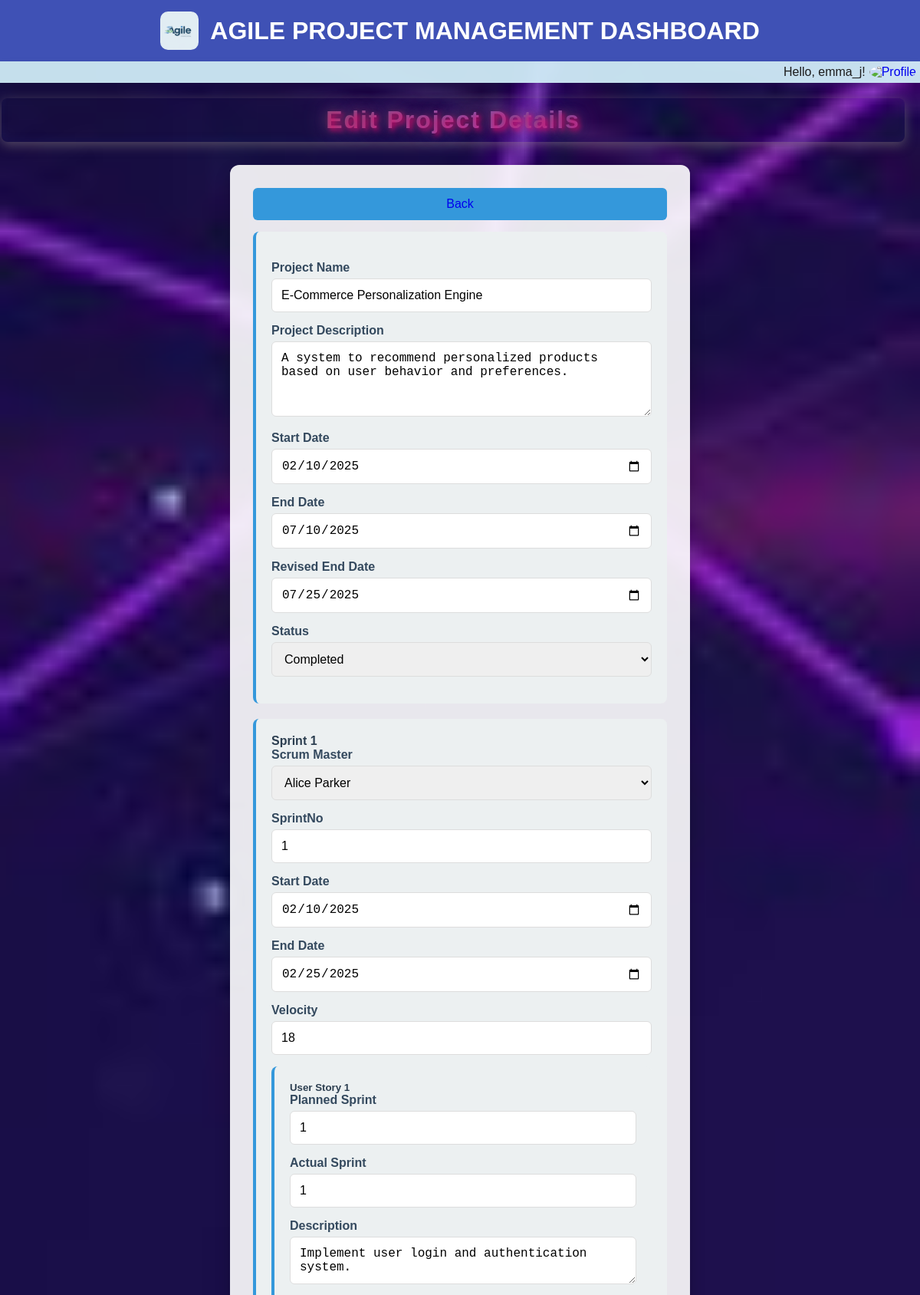
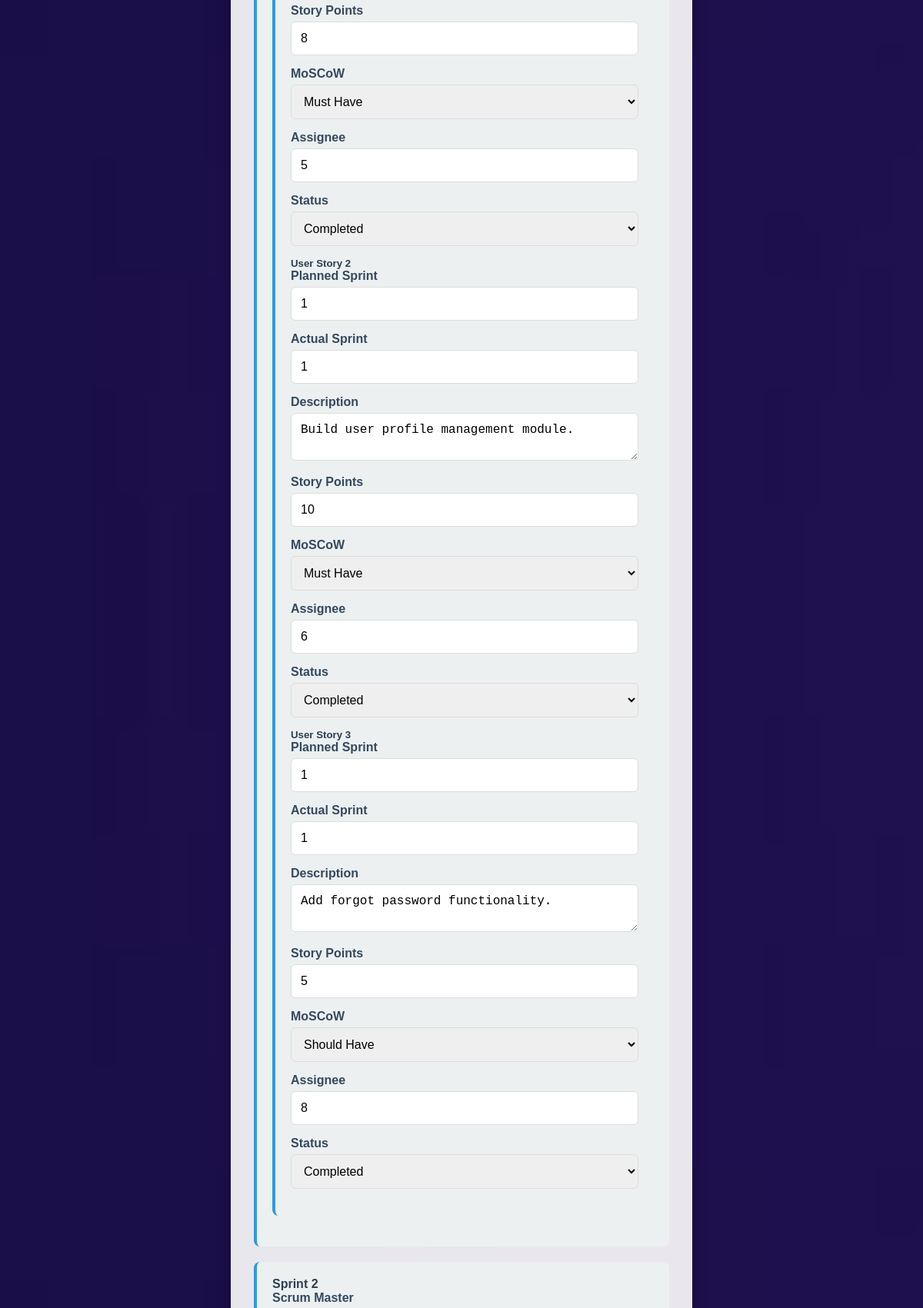
/editproject/2 (signed in, upper part), run on the app's committed database (2 pictures, top to bottom).
### models.py (models this page shows, shortened)
class ProjectDetails(db.Model):
    __tablename__ = 'ProjectDetails'
    ProjectId = db.Column(db.Integer, primary_key=True, autoincrement=True)
    ProductOwnerId = db.Column(db.Integer, db.ForeignKey('ProductOwner.ProductOwnerId'), nullable=False)
    ProjectName = db.Column(db.String(255), nullable=False)
    ProjectDescription = db.Column(db.Text)
    StartDate = db.Column(db.Date, nullable=False)
    EndDate = db.Column(db.Date, nullable=False)
    RevisedEndDate = db.Column(db.Date)
    Status = db.Column(db.String(100), default="Not Started")
    sprints = db.relationship('SprintCalendar', backref='project', lazy=True)
    user_stories = db.relationship('UserStories', backref='project', lazy=True)

class SprintCalendar(db.Model):
    __tablename__ = 'SprintCalendar'
    SprintId = db.Column(db.Integer, primary_key=True, autoincrement=True)
    ProjectId = db.Column(db.Integer, db.ForeignKey('ProjectDetails.ProjectId'), nullable=False)
    ScrumMasterID = db.Column(db.Integer, db.ForeignKey('ScrumMasters.ScrumMasterID'), nullable=True)
    SprintNo = db.Column(db.Integer, nullable=True)
    StartDate = db.Column(db.Date, nullable=False)
    EndDate = db.Column(db.Date, nullable=False)
    Velocity = db.Column(db.Integer, default=0)
    scrum_master = db.relationship('ScrumMasters', backref='sprints')
    user_stories = db.relationship('UserStories', backref='sprint', lazy=True)

class UserStories(db.Model):
    __tablename__ = 'UserStories'
    UserStoryID = db.Column(db.Integer, primary_key=True, autoincrement=True)
    ProjectId = db.Column(db.Integer, db.ForeignKey('ProjectDetails.ProjectId'), nullable=False)
    SprintId = db.Column(db.Integer, db.ForeignKey('SprintCalendar.SprintId'), nullable=True)
    PlannedSprint = db.Column(db.Integer, nullable=False)
    ActualSprint = db.Column(db.Integer, nullable=False)
    Description = db.Column(db.Text, nullable=False)
    StoryPoint = db.Column(db.Integer, nullable=False)
    MOSCOW = db.Column(db.String(50), nullable=False)
    Assignee = db.Column(db.String(255))
    Status = db.Column(db.String(100), default="Not Started")

### main.py (the view, shortened to what this page needs)
@app.route("/editproject/<int:project_id>", methods=["GET", "POST"])
def edit_project(project_id):
    if request.method == "GET":
        try:
            project = ProjectDetails.query.filter_by(ProjectId=project_id).first()
            scrum_masters = get_all_scrum_masters()
            print(scrum_masters)
            if not project:
                return jsonify({"error": "Project not found"}), 404
            project_data = {
                "ProjectId": project.ProjectId,
                "ProductOwnerId": project.ProductOwnerId,
                "ProjectName": project.ProjectName,
                "ProjectDescription": project.ProjectDescription,
                "StartDate": project.StartDate,
                "EndDate": project.EndDate,
                "RevisedEndDate": project.RevisedEndDate,
                'Status':project.Status,
                "sprints": [
                    {
                        "SprintId": sprint.SprintId,
                        "SprintNo": sprint.SprintNo,
                        "ScrumMasterID": sprint.ScrumMasterID,
                        "StartDate": sprint.StartDate,
                        "EndDate": sprint.EndDate,
                        "Velocity": sprint.Velocity,
                        "user_stories": [
                            {
                                "PlannedSprint": story.PlannedSprint,
                                "ActualSprint": story.ActualSprint,
                                "Description": story.Description,
                                "StoryPoint": story.StoryPoint,
                                "MOSCOW": story.MOSCOW,
                                "Assignee": story.Assignee,
                                "Status": story.Status,
                            }
                            for story in sprint.user_stories
                        ],
                    }
                    for sprint in project.sprints
                ],
            }
            print(session['role'],session['uid'])
            return render_template(
                "edit_project.html",
                project=project_data,
                scrum_masters=scrum_masters,
                user_name=session['username'],
                user_role=session['role'],
                user_id=session['uid']
            )
        except Exception as e:
            return jsonify({"error": str(e)}), 500
    return render_template(
        "edit_project.html", project=project, scrum_masters=scrum_masters
    )

### main.py (called while the page is built)
def get_all_scrum_masters():
    scrum_masters = ScrumMasters.query.all()  # Assuming ScrumMaster is your model
    return [{"id": sm.ScrumMasterID, "name": sm.Name} for sm in scrum_masters]

### templates/edit_project.html (shortened to what this page needs)
<!DOCTYPE html>
<html lang="en">
<head>
    <link rel="stylesheet" type="text/css" href="{{ url_for('static', filename='css/edit.css') }}">
</head>
<body>
        <div class="header">
            <img
                  src="{{ url_for('static',filename='images/logo3.jpg') }}"
                  alt="Logo"
                  class="profile-pic"
              />
          <h1>AGILE PROJECT MANAGEMENT DASHBOARD</h1>
        </div>
        <div class="top-bar">
          <div class="greeting">
            <span>Hello, {{ user_name }}!</span>
            <div class="dropdown">
              <a href="{{url_for('auth.login')}}"
                ><img
                  src="{{ url_for('static', filename=current_user.profile_picture) }}"
                  alt="Profile"
                  class="profile-pic"
              /></a>
            </div>
          </div>
        </div>
    <div id="form-container">
        <h1 id="edit">Edit Project Details</h1>
        <form method="POST">
            <button class="back-button"><a href="/projects/{{user_role}}/{{user_id}}">Back</a></button>
            <div class="sprint-section">
                <br/>
                <label for="project_name">Project Name</label>
                <input type="text" id="project_name" name="project_name" value="{{ project['ProjectName'] }}" required>
                <label for="project_description">Project Description</label>
                <textarea id="project_description" name="project_description" rows="4" required>{{ project['ProjectDescription'] }}</textarea>
                <label for="start_date">Start Date</label>
                <input type="date" id="start_date" name="start_date" value="{{ project['StartDate'] }}" required>
                <label for="end_date">End Date</label>
                <input type="date" id="end_date" name="end_date" value="{{ project['EndDate'] }}" required>
                <label for="revised_end_date">Revised End Date</label>
                <input type="date" id="revised_end_date" name="revised_end_date" value="{{ project['RevisedEndDate'] }}" >
                <label for="status">Status</label>
                <select id="status" name="status" required>
                    <option value="Completed" {% if project['Status'] == 'Completed' %}selected{% endif %}>Completed</option>
                </select>
            </div>
            <div id="sprints-container">
                {% for sprint in project['sprints'] %}
                <div class="sprint-section" id="sprint-{{ loop.index }}">
                    <h4>Sprint {{ loop.index }}</h4>
                    <label for="scrum-master-{{ loop.index }}">Scrum Master</label>
                    <select id="scrum-master-{{ loop.index }}" name="scrum_master_id_{{ loop.index }}" required>
                        {% for scrum_master in scrum_masters %}
                            <option value="{{ scrum_master.id }}"
                                    {% if scrum_master.id == sprint['ScrumMasterID'] %} selected {% endif %}>
                                {{ scrum_master.name }}
                            </option>
                        {% endfor %}
                    </select>
                    <label for="sprintNo-{{ loop.index }}">SprintNo</label>
                    <input type="number" id="sprintNo-{{ loop.index }}" name="sprintNo_{{ loop.index }}" value="{{ sprint['SprintNo'] }}" required>
                    <label for="sprint-start-date-{{ loop.index }}">Start Date</label>
                    <input type="date" id="sprint-start-date-{{ loop.index }}" name="sprint_start_date_{{ loop.index }}" value="{{ sprint['StartDate'] }}" required>
                    <label for="sprint-end-date-{{ loop.index }}">End Date</label>
                    <input type="date" id="sprint-end-date-{{ loop.index }}" name="sprint_end_date_{{ loop.index }}" value="{{ sprint['EndDate'] }}" required>
                    <label for="sprint-velocity-{{ loop.index }}">Velocity</label>
                    <input type="number" id="sprint-velocity-{{ loop.index }}" name="sprint_velocity_{{ loop.index }}" value="{{ sprint['Velocity'] }}" required>
                    <div class="user-story-section">
                        {% for user_story in sprint['user_stories'] %}
                        <h5>User Story {{ loop.index }}</h5>
                        <label for="planned-sprint-{{ loop.index }}-{{ loop.index0 }}">Planned Sprint</label>
                        <input type="number" id="planned-sprint-{{ loop.index }}-{{ loop.index0 }}" name="planned_sprint_{{ loop.index }}_{{ loop.index0 }}" value="{{ user_story['PlannedSprint'] }}" required>
                        <label for="actual-sprint-{{ loop.index }}-{{ loop.index0 }}">Actual Sprint</label>
                        <input type="number" id="actual-sprint-{{ loop.index }}-{{ loop.index0 }}" name="actual_sprint_{{ loop.index }}_{{ loop.index0 }}" value="{{ user_story['ActualSprint'] }}" required>
                        <label for="story-desc-{{ loop.index }}-{{ loop.index0 }}">Description</label>
                        <textarea id="story-desc-{{ loop.index }}-{{ loop.index0 }}" name="story_desc_{{ loop.index }}_{{ loop.index0 }}" required>{{ user_story['Description'] }}</textarea>
                        <label for="story-points-{{ loop.index }}-{{ loop.index0 }}">Story Points</label>
                        <input type="number" id="story-points-{{ loop.index }}-{{ loop.index0 }}" name="story_points_{{ loop.index }}_{{ loop.index0 }}" value="{{ user_story['StoryPoint'] }}" required>
                        <label for="moscow-{{ loop.index }}-{{ loop.index0 }}">MoSCoW</label>
                        <select id="moscow-{{ loop.index }}-{{ loop.index0 }}" name="moscow_{{ loop.index }}_{{ loop.index0 }}" required>
                            <option value="Must Have" {% if user_story['MOSCOW'] == 'Must Have' %}selected{% endif %}>Must Have</option>
                            <option value="Should Have" {% if user_story['MOSCOW'] == 'Should Have' %}selected{% endif %}>Should Have</option>
                        </select>
                        <label for="assignee-{{ loop.index }}-{{ loop.index0 }}">Assignee</label>
                        <input type="text" id="assignee-{{ loop.index }}-{{ loop.index0 }}" name="assignee_{{ loop.index }}_{{ loop.index0 }}" value="{{ user_story['Assignee'] }}" required>
                        <label for="status-{{ loop.index }}-{{ loop.index0 }}">Status</label>
                        <select id="status-{{ loop.index }}-{{ loop.index0 }}" name="status_{{ loop.index }}_{{ loop.index0 }}" required>
                            <option value="Completed" {% if user_story['Status'] == 'Completed' %}selected{% endif %}>Completed</option>
                        </select>
                        {% endfor %}
                    </div>
                </div>
                {% endfor %}
            </div>
        </form>
    </div>
</body>
</html>

### static/css/edit.css (style rules this page uses)
* { margin: 0; padding: 0; box-sizing: border-box; transition: all 0.3s ease; }
body { font-family: 'Roboto Slab', sans-serif; margin: 0; padding: 0; background: url('../images/background.jpg') no-repeat center center fixed; background-size: cover; color: #fff; min-height: 100vh; display: flex; flex-direction: column; }
.header { display: flex; align-items: center; justify-content: center; background-color: #3f51b5; color: white; padding: 15px; text-align: center; box-shadow: 0 2px 5px rgba(0, 0, 0, 0.1); }
.header img { height: 50px; margin-right: 15px; border-radius: 10px; }
.header h1 { font-size: 2rem; font-weight: 600; margin: 0; text-shadow: none; }
.top-bar { display: flex; justify-content: space-between; align-items: center; padding: 5px; background-color: #d1edf8f0; box-shadow: 0 5px 15px rgba(0, 0, 0, 0.05); }
#edit { font-size: 2rem; margin: 20px; margin-left: 2px; text-align: center; background: linear-gradient(90deg, #973008, #9b59b6, #5a3f96); background-clip: text; -webkit-background-clip: text; color: transparent; font-family: 'Poppins', sans-serif; font-weight: 800; letter-spacing: 2px; text-shadow: 3px 3px 6px rgba(255, 0, 111, 0.7), 0 0 15px rgba(89, 57, 76, 0.9), 0 0 30px rgba(155, 89, 182, 1.2); padding: 10px; border-radius: 8px; box-shadow: 0 4px 15px rgba(148, 136, 136, 0.5), inset 0 -5px 10px rgba(27, 51, 144, 0.1); }
.greeting { display: flex; align-items: center; gap: 5px; margin-left: auto; }
.greeting span { font-size: 1rem; color: #1c1c1c; }
.greeting img { width: 40px; height: 40px; border-radius: 50%; cursor: pointer; }
.dropdown { position: relative; }
form { background-color: rgba(255, 255, 255, 0.9); padding: 30px; border-radius: 12px; max-width: 600px; width: 100%; box-shadow: 0 8px 20px rgba(0, 0, 0, 0.2); color: #333; margin: 30px auto; }
label { font-size: 1rem; font-weight: bold; margin-bottom: 5px; display: block; color: #34495e; }
input, textarea, select, button { width: 100%; margin-bottom: 15px; padding: 12px; font-size: 16px; border: 1px solid #ddd; border-radius: 6px; box-sizing: border-box; transition: all 0.3s ease; }
button { background-color: #3498db; color: white; border: none; cursor: pointer; }
.sprint-section, .user-story-section { background-color: #ecf0f1; padding: 20px; margin-bottom: 20px; border-radius: 8px; border-left: 4px solid #3498db; color: #2c3e50; }
h1 { font-size: 2rem; margin-bottom: 20px; text-shadow: 2px 2px 4px rgba(0, 0, 0, 0.7); text-align: center; }
a { text-decoration: none; }

### data on the page
ProjectDetails: project_name "E-Commerce Personalization Engine", project_description "A system to recommend personalized products based on user behavior and preferences.", start_date "02/10/2025", end_date "07/10/2025", revised_end_date "07/25/2025", status "Completed"
SprintCalendar: StartDate "02/10/2025", EndDate "02/25/2025"
UserStories: Description "Implement user login and authentication system.", StoryPoint "8", MOSCOW "Must Have", Assignee "5", Status "Completed"
UserStories: Description "Build user profile management module.", StoryPoint "10", MOSCOW "Must Have", Assignee "6", Status "Completed"
UserStories: PlannedSprint "1", ActualSprint "1", Description "Add forgot password functionality.", StoryPoint "5", MOSCOW "Should Have", Assignee "8", Status "Completed"

### other printed values
{{ user_name }} "emma_j"
form field value "Alice Parker"
